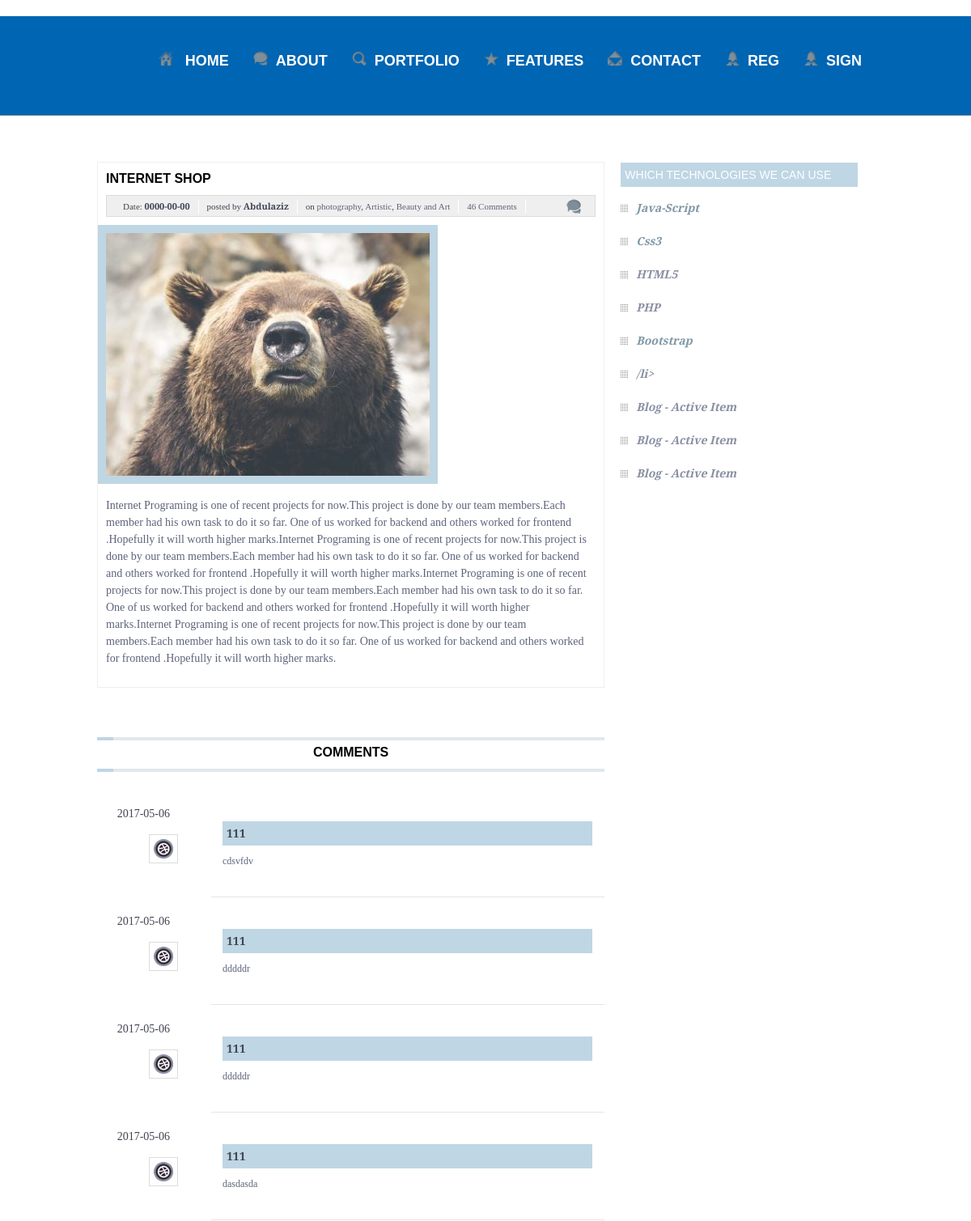
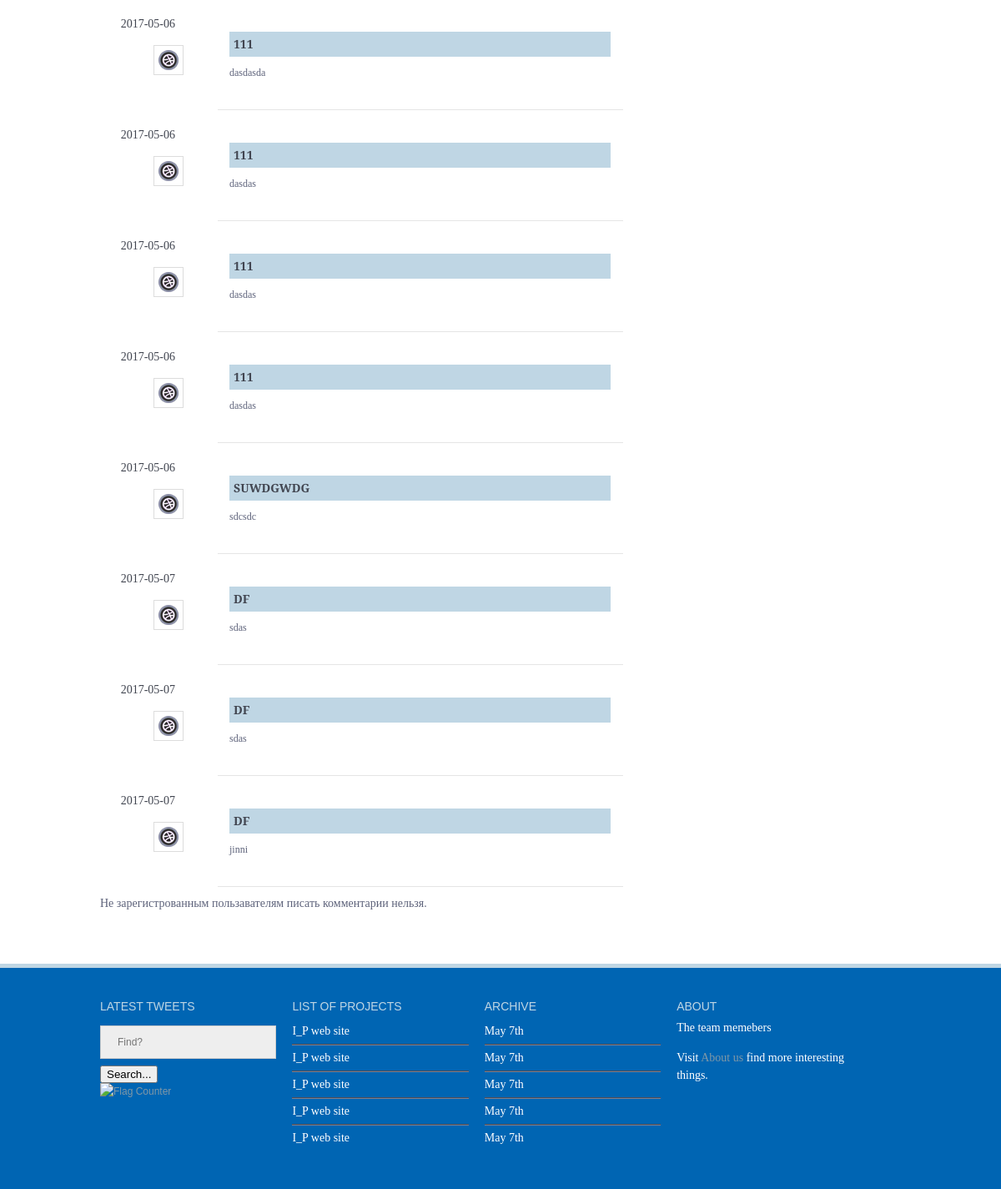
Page /?view=singleblog&id=1 on the committed database (2 pictures, top to bottom).
### tables this page shows
CREATE TABLE IF NOT EXISTS `home_news` (
  `id` int(11) NOT NULL,
  `title` varchar(100) NOT NULL,
  `description` text NOT NULL,
  `text` text NOT NULL,
  `date` date NOT NULL,
  `author` varchar(255) NOT NULL,
  `img` text NOT NULL
);

CREATE TABLE IF NOT EXISTS `comments` (
  `id` int(5) NOT NULL,
  `post` int(5) NOT NULL,
  `author` varchar(100) NOT NULL,
  `email` varchar(255) NOT NULL,
  `text` text NOT NULL,
  `date` date NOT NULL
);

### views/teama/index.php (called while the page is built)
<? require_once "inc/header.php";?>
<?php include $view. '.php' ?>
<? require_once "inc/footer.php";?>

### controller/controller.php (called while the page is built, shortened)
<?php
$view = empty($_GET['view']) ? 'main' : $_GET['view'];
switch($view){
        case('singleblog'):
        $id = $_GET['id'];
        $singleblog = single_blog($id);
        $comment = comments($id);
    break;
}
require_once TEMPLATE.'index.php';

### index.php (called while the page is built, shortened)
<?php
require_once CONTROLLER;

### model/model.php (called while the page is built, shortened)
<?php
function single_blog($id){
    $query = "SELECT * FROM home_news WHERE id = $id";
    $res = mysql_query($query);
    $get_blog = mysql_fetch_assoc($res);
    return $get_blog;
}
function comments($id){
    $quey = mysql_query("SELECT * FROM comments WHERE post = $id");
    $arr = array();
    while($row = mysql_fetch_array($quey)){
        $arr[] = $row;
    }
    return $arr;
}

### views/teama/singleblog.php (the view, shortened to what this page needs)
<div class="blankSeparator"></div>
<div class="container singleblog">
  <div class="two_third">
    <section class="postone">
      <? if($singleblog):?>
      <h2><?=$singleblog['title']?></h2>
      <p class="meta"> <span class="left">Date: <strong><?=$singleblog['date']?></strong></span> <span class="left">posted by <strong><?=$singleblog['author']?></strong></span><span class="left tags">on <a href="#" rel="tag">photography</a>, <a href="#" rel="tag">Artistic</a>, <a href="#" rel="tag">Beauty and Art</a></span> <span class="left comment"> <a href="#" title="">46 Comments</a></span> </p>
      <a href="images/portfolio/bigsize.jpg" class="prettyPhoto[gal]"><img src="<?=$singleblog['img']?>" alt=""/></a>
     <p><?=$singleblog['text']?></p>
    </section>
    <section class="comments">
      <div class="blankSeparator"></div>
      <div class="sepContainer2"></div>
      <h2>Comments</h2>
      <div class="sepContainer2"></div>
      <div class="blankSeparator"></div>
      <div id="comments">
        <ul id="articleCommentList">
           <?php foreach($comment as $item): ?>
          <li>
            <div class="commentMeta">
              <p><?=$item['date']?></p>
              <img class="user" src="images/socials/dribbble.png" alt="Default user icon" /> </div>
            <div class="commentBody">
              <h3><a href="#"><?=$item[author];?></a></h3>
              <p><?=$item['text']?></p>
          </li>
          <?php endforeach; ?>
        </ul>
      </div>
    </section>
    <?php if(isset($_SESSION['auth']['user'])): ?>
    <div id="contactForm">
      <h2>Leave a comment</h2>
      <form action="" method="post"  name="contact" id="contact_form">
        <div class="message">
          <label for="message">Your Message:</label>
          <p> Please enter your question</p>
          <textarea id="message" name="text" rows=6 cols=10 required></textarea>
        </div>
        <div id="loader">
          <input type="submit" value="Send" id="submit" name="add_comm" class="submit_btn float_l" />
        <input type="reset" value="Reset" id="reset" name="reset" class="submit_btn float_r" />
        </div>
      </form>
    </div>
    <?else:?>
    <p>Не зарегистрованным пользавателям писать комментарии нельзя.</p>
<? endif;?>
  </div>
  <div class="one_third lastcolumn sidebar">
    <section class="first">
      <h3>Which Technologies we can use</h3>
      <ul class="blogList">
        <li class="activenavigationItem"><a href="http://www.javascript.com" target="_blank">Java-Script</a></li>
        <li class="activenavigationItem"><a href="https://www.w3schools.com/css/css3_intro.asp" target="_blank">Css3</a></li>
        <li class="activenavigationItem">HTML5</li>
        <li class="activenavigationItem">PHP</li>
        <li class="activenavigationItem"><a href="http://getbootstrap.com/" target="_blank">Bootstrap</a></li>
        <li class="activenavigationItem"> /li>
        <li class="activenavigationItem">Blog - Active Item</li>
        <li class="activenavigationItem">Blog - Active Item</li>
        <li class="activenavigationItem">Blog - Active Item</li>
      </ul>
    </section>
  </div>
</div>
<div class="blankSeparator2"></div>
<?php endif; ?>

### css/base.css (style rules this page uses)
html, body, div, span, applet, object, iframe, h1, h2, h3, h4, h5, h6, p, blockquote, pre, a, abbr, acronym, address, big, cite, code, del, dfn, em, img, ins, kbd, q, s, samp, small, strike, strong, sub, sup, tt, var, b, u, i, center, dl, dt, dd, ol, ul, li, fieldset, form, label, legend, table, caption, tbody, tfoot, thead, tr, th, td, article, aside, canvas, details, embed, figure, figcaption, footer, header, hgroup, menu, nav, output, ruby, section, summary, time, mark, audio, video { margin: 0; padding: 0; border: 0; font-size: 100%; font: inherit; vertical-align: baseline; }
article, aside, details, figcaption, figure, footer, header, hgroup, menu, nav, section { display: block; }
body { line-height: 1; }
ol, ul { list-style: none; }
body { font: 12px Arial, Helvetica, sans-serif; line-height: 20px; color: #007bca; -webkit-font-smoothing: antialiased; -webkit-text-size-adjust: 100%; overflow-x: hidden; }
html { background:solid white; }
h1, h2, h3, h4, h5, h6 { color: solid black; font-family: Arial, Helvetica, sans-serif; font-weight: normal; }
h1 a, h2 a, h3 a, h4 a, h5 a, h6 a { font-weight: inherit; color: #6d8696; }
h2 { font-size: 16px; margin-bottom:10px; font-weight:600; text-transform:uppercase; color: black; }
h3 { font-size: 14px; margin-bottom: 5px; text-transform:uppercase; }
p { color: #5e637b; line-height:1.5em; font-size:14px; margin: 0 0 15px 0; font-family: 'PT Serif', serif; }
ul li, ul li a { font-family: 'PT Serif', serif; font-size:14px; }
strong { font-weight: bold; color: #414558; }
a, a:visited { color:#8098a6; text-decoration: none; outline: 0; }
p a, p a:visited { line-height: inherit; }
.left { float: left; }

### css/skeleton.css (style rules this page uses)
.container { position: relative; width: 960px; margin: 0 auto; color:white; }
.container:after { content: "\0020"; display: block; height: 0; clear: both; visibility: hidden; }

### css/screen.css (style rules this page uses)
img, embed, object, video { max-width: 100% }
div.sepContainer2 { height: 4px; background:#e1e8ed; border-left:20px solid #bfd6e4; display: block; margin: 5px 0; }
div.blankSeparator { height: 1px; margin:20px 0; display: block; }
div.blankSeparator2 { height: 1px; margin:10px 0; display: block; }
span.left { padding:0 10px; border-right:1px solid #fff; }
.sidebar h3 { background:#bfd6e4; border:1px solid #fff; padding:5px; }
ul.blogList li { padding: 10px 20px; border-bottom:1px solid #fff; background: url(../images/raster.png) left no-repeat; }
li.activenavigationItem { font-weight: bold; color: #8990a3; font-style:italic; -webkit-transition: all 0.3s ease; -moz-transition: all 0.3s ease-in-out; -o-transition: all 0.3s ease-in-out; -ms-transition: all 0.3s ease-in-out; transition: all 0.3s ease-in-out; }
.postone { margin-bottom:40px; padding:10px; background:#fff; border:1px solid #efefef; opacity: 1; filter: alpha(opacity=100); -webkit-transition: opacity 0.5s linear; -moz-transition: opacity 0.5s linear; -o-transition: opacity 0.5s linear; -ms-transition: opacity 0.5s linear; transition: opacity 0.5s linear; }
.singleblog img { background:#bfd6e4; padding:10px; margin-left:-10px; margin-bottom:10px; }
.singleblog p.meta { font-size:11px; margin-bottom:10px; margin-top:0px; border:1px solid #dcdcdc; background:#efefef url(../images/blog.png) 97% center no-repeat; padding:5px 0px 20px 10px; color:#414550; }
.singleblog p.meta a { color: #5f637a; }
.comments h2 { text-align:center; }
div#comments { margin-bottom:-10px; }
ul#articleCommentList li { overflow: hidden; }
div.commentMeta { width: 100px; margin-right: 40px; float: left; text-align: right; overflow: hidden; }
div.commentMeta p { text-transform: uppercase; color: #414550; float: right; font-size: 14px; margin-top:0px; padding: 0 10px 0 0; }
img.user { background:#fff; border:1px solid #dcdcdc; padding:5px; }
div.commentBody { background-color:white; box-shadow: 1px 1px 0px rgba(0, 0, 0, 0.1); padding: 30px 15px 20px 15px; margin: 0px 0 20px 140px; }
div.commentBody h3 { background-color:#bfd6e4; padding:5px; font-size: 14px; margin-top:-10px; font-weight:bold; margin-bottom:10px; }
div.commentBody h3 a { color: #414550; }
div.commentBody p { font-size: 12px; }
.one_third { width: 30.66%; }
.two_third { width: 65.33%; }
.one_half, .one_third, .two_third, .one_fourth, .one_fifth { margin-right: 2%; margin-bottom: 10px; float: left; }
.lastcolumn { margin-right: 0!important; clear: right; }
body { font-family: Verdana,sans-serif;margin:0 }

### css/login.css (style rules this page uses)
.container { padding: 16px; }

### rows in the picture
home_news: title "INTERNET SHOP", date "0000-00-00", author "Abdulaziz", img (picture), text "Internet Programing is one of recent projects for now.This project is done by our team members.Each member had his own task to do it so far. One of us worked for backend and others worked for frontend .Hopefully it will worth higher marks.Internet Programing is one of recent projects for now.This project is done by our team members.Each member had his own task to do it so far. One of us worked for backend and others worked for frontend .Hopefully it will worth higher marks.Internet Programing is one of recent projects for now.This project is done by our team members.Each member had his own task to do it so far. One of us worked for backend and others worked for frontend .Hopefully it will…"
comments: date "2017-05-06", author "111", text "cdsvfdv"
comments: date "2017-05-06", author "111", text "dddddr"
comments: date "2017-05-06", author "111", text "dddddr"
comments: date "2017-05-06", author "111", text "dasdasda"
comments: date "2017-05-06", author "111", text "dasdasda"
comments: date "2017-05-06", author "111", text "dasdas"
comments: date "2017-05-06", author "111", text "dasdas"
comments: date "2017-05-06", author "111", text "dasdas"
comments: date "2017-05-06", author "SUWDGWDG", text "sdcsdc"
comments: date "2017-05-07", author "DF", text "sdas"
comments: date "2017-05-07", author "DF", text "sdas"
comments: date "2017-05-07", author "DF", text "jinni"
